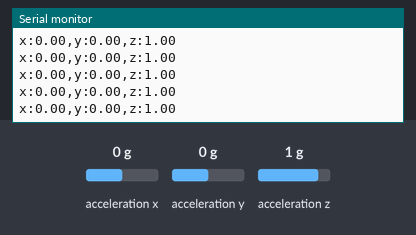
The sketch below on a simulated Arduino Nano 33 IoT. On the bench: the last lines printed to the serial monitor. The test bench sets the inputs (shaded band); at power-on: acceleration x 0 g, acceleration y 0 g, acceleration z 1 g. WiFi joins after 1.5 s; servers stay silent unless stated; uploads are accepted with an empty reply; not simulated (calls return 0 or success): arduino_secrets.h.

Above: at 12.7 s.
12.8 s: acceleration x set to -1.4 g
At 13.55 s:
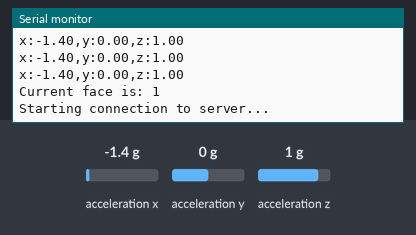
14.3 s: acceleration y set to -1.4 g
At 15.18 s:
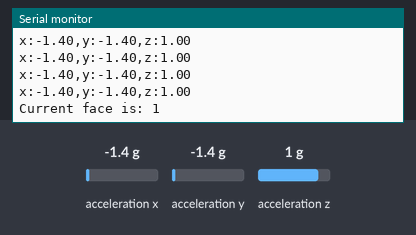
15.8 s: acceleration z set to -1.4 g
At 15.8 s:
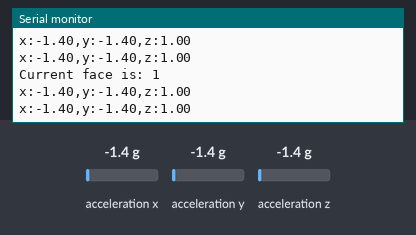

Measured:
- after the input at 12.8 s, the serial monitor: prints a new line after 0.08 s (image 1)
- after the input at 14.3 s, the serial monitor: prints a new line after 0.07 s (image 2)

The sketch:

ArduinoClient.ino
```cpp
#include <Arduino_LSM6DS3.h>
#include <SPI.h>
#include <WiFiNINA.h>

#include "arduino_secrets.h"

char ssid[] = SECRET_SSID;
char pass[] = SECRET_PASS;
char token[] = SECRET_TOKEN;

int status = WL_IDLE_STATUS;
char server[] = "hook.integromat.com";

// Initialize the Ethernet client library
// with the IP address and port of the server
// that you want to connect to (port 80 is default for HTTP):
WiFiClient client;

enum Face { A = 0, B, C, D, E, F, None };

void setup() {
  Serial.begin(9600);

  if (!IMU.begin()) {
    Serial.println("Failed to initialize IMU!");

    while (1)
      ;
  }

  // attempt to connect to WiFi network:
  while (status != WL_CONNECTED) {
    Serial.print("Attempting to connect to SSID: ");
    Serial.println(ssid);
    // Connect to WPA/WPA2 network. Change this line if using open or WEP
    // network:
    status = WiFi.begin(ssid, pass);

    // wait 10 seconds for connection:
    delay(10000);
  }
  Serial.println("Connected to WiFi");
  printWifiStatus();
}

enum Face lastStableFace;
void loop() {
  enum Face currentFace = getNextStableFace();

  Serial.print("Current face is: ");
  Serial.println(currentFace);

  if (currentFace == lastStableFace) {
    return;
  }
  lastStableFace = currentFace;

  char body[100];
  sprintf(body, "{\"face\":%d}", currentFace);

  sendHttpRequest(body);
}

int sendHttpRequest(char body[]) {
  Serial.println("Starting connection to server...");

  if (!client.connectSSL(server, 443)) {
    Serial.println("Couldn't connect to server");
    return -1;
  }

  Serial.println("Connected");

  char firstline[120];
  sprintf(firstline, "POST /%s HTTP/1.1", token);

  char contentLength[20];
  sprintf(contentLength, "Content-Length: %d", strlen(body));

  char host[40];
  sprintf(host, "Host: %s", server);

  client.println(firstline);
  client.println(host);
  client.println("Connection: close");
  client.println("Content-Type: application/json");

  client.println(contentLength);
  client.println("");
  client.println(body);

  int c;
  while (true) {
    if (!client.available()) {
      Serial.print('.');
      delay(100);
      continue;
    }

    char c = client.read();

    Serial.print(c);

    if (c == '\n') {
      // Done with headers.
      break;
    }
  }
}

enum Face getCurrentFace() {
  while (true) {
    if (!IMU.accelerationAvailable()) {
      continue;
    }

    float x, y, z;
    IMU.readAcceleration(x, y, z);

    Serial.print("x:");
    Serial.print(x);
    Serial.print(",y:");
    Serial.print(y);
    Serial.print(",z:");
    Serial.println(z);

    if (x > .9)
      return A;
    if (x < -.9)
      return B;
    if (y > .9)
      return C;
    if (y < -.9)
      return D;
    if (z > .9)
      return E;
    if (z < -.9)
      return F;

    return None;
  }
}

enum Face getNextStableFace() {
  int consecutiveReadsRequired = 5;
  int readingCountdown = consecutiveReadsRequired;
  enum Face lastFace = getCurrentFace();

  while (readingCountdown > 0) {
    delay(100);

    enum Face currentFace = getCurrentFace();

    --readingCountdown;

    if (currentFace != lastFace) {
      readingCountdown = consecutiveReadsRequired;
      lastFace = currentFace;
    }
  }

  return lastFace;
}

void printWifiStatus() {
  // print the SSID of the network you're attached to:
  Serial.print("SSID: ");
  Serial.println(WiFi.SSID());

  // print your board's IP address:
  IPAddress ip = WiFi.localIP();
  Serial.print("IP Address: ");
  Serial.println(ip);

  // print the received signal strength:
  long rssi = WiFi.RSSI();
  Serial.print("signal strength (RSSI):");
  Serial.print(rssi);
  Serial.println(" dBm");
}
```
